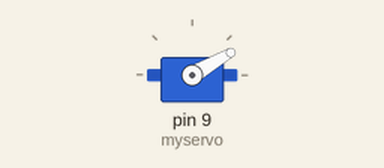
Recording of a sketch running on a simulated Arduino Uno, built with avr-gcc and run on an emulated ATmega328P. Shown: servo.

Above: at 0.05 s.
At 2.0 s:
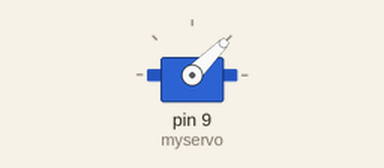
At 3.0 s:
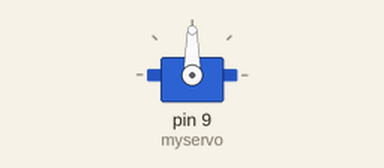
At 4.0 s:
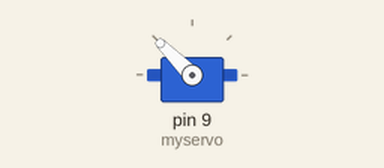
Timing chart, 0 to 5.2 s (numbered marks = the images above):
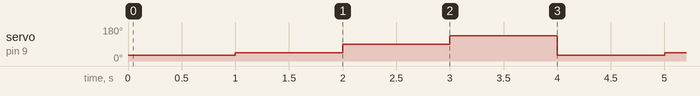

The sketch:

ServoSpin.ino
```cpp
#include<Servo.h>
Servo myservo;
int degree;

void setup() {
  // put your setup code here, to run once:
 myservo.attach(9);
}

void loop() {
  // put your main code here, to run repeatedly:
degree = 30;
myservo.write(degree);
delay(1000);

degree = 45;
myservo.write(degree);
delay(1000);

degree = 90;
myservo.write(degree);
delay(1000);

degree = 135;
myservo.write(degree);
delay(1000);

}
```

Measured:
- by itself, servo on pin 9 (myservo): repeats every 4.0 s: 90° 1.0 s, 135° 1.0 s, 30° 1.0 s, 45° 1.0 s
